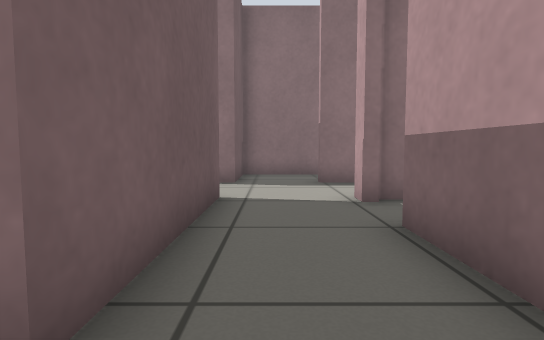
[1] (above)

21 first-person views from a walk through a world built for the Gazebo simulator. The camera is 0.5 m above the floor, tilts 4° down and sees 80° across. The floor is counted in squares, 0.5 m on a side. Each view is taken from the middle of a square. On the plan, view 1 faces up. The plan holds only what a view shows up to about 12 squares ahead; the rest is blank.

[2]
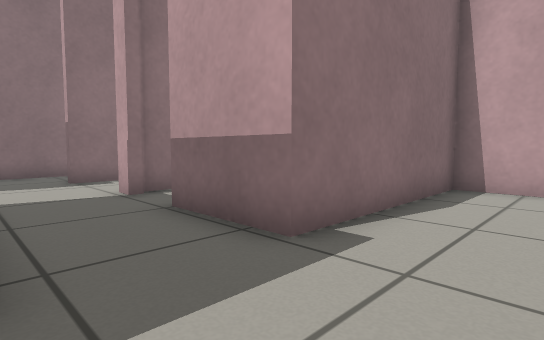

[3]
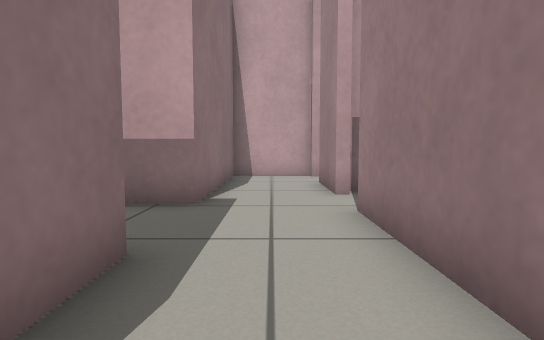

[4]
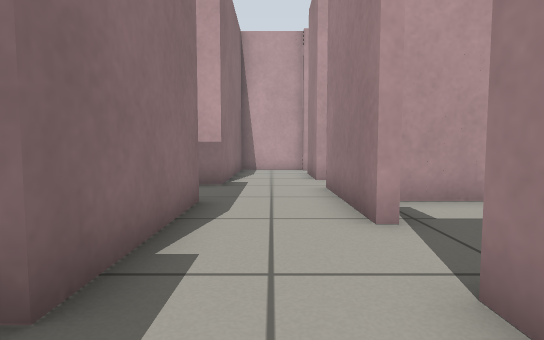

[5]
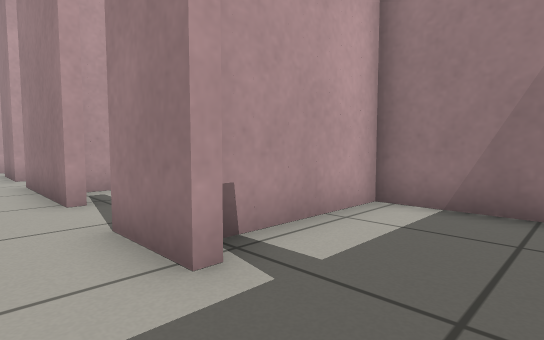

[6]
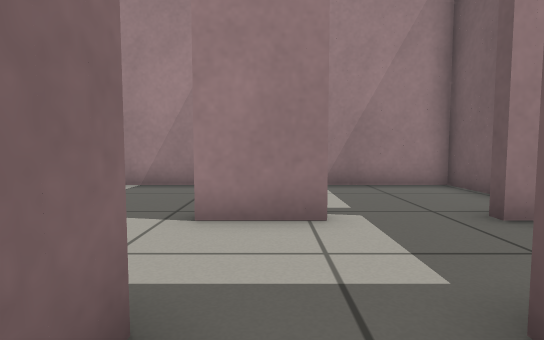

[7]
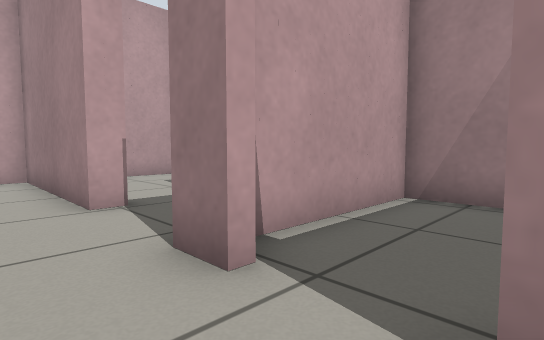

[8]
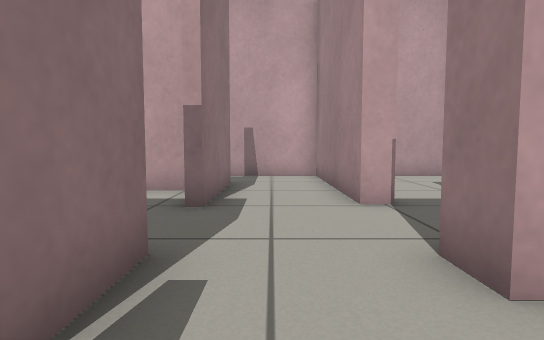

[9]
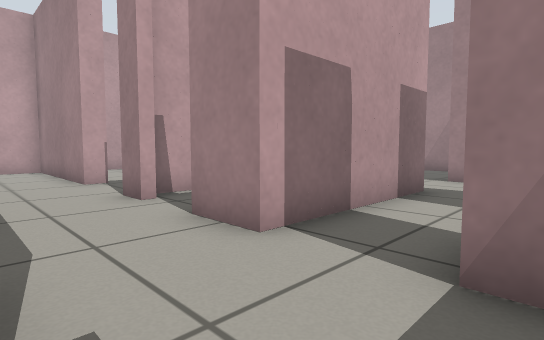

[10]
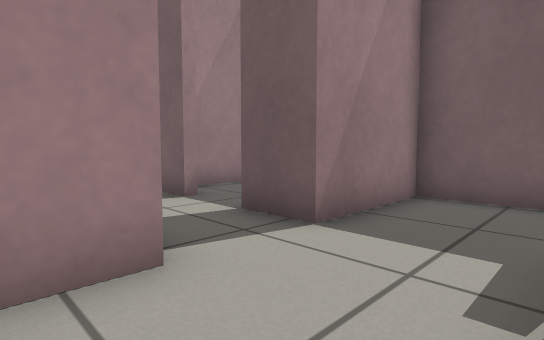

[11]
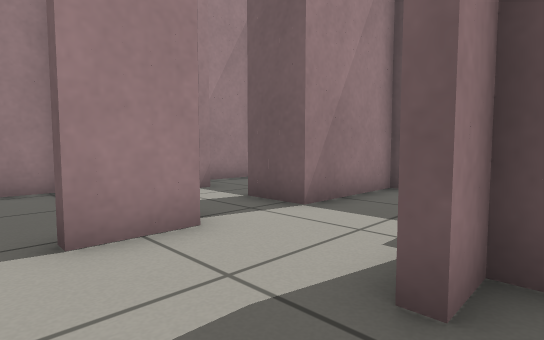

[12]
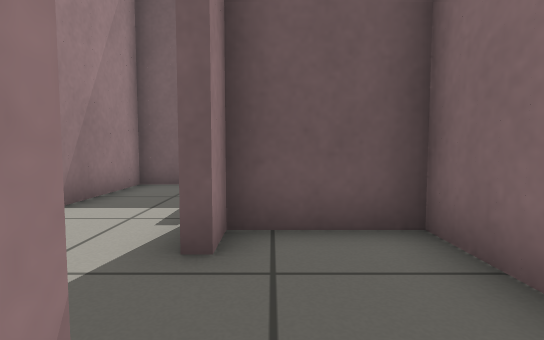

[13]
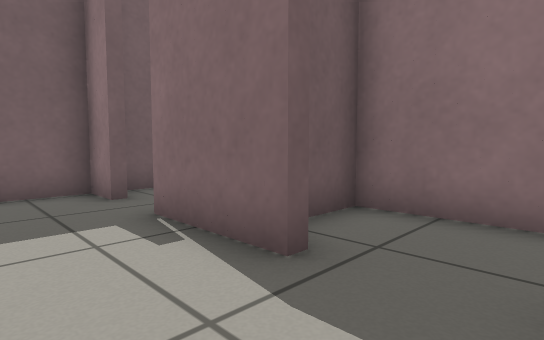

[14]
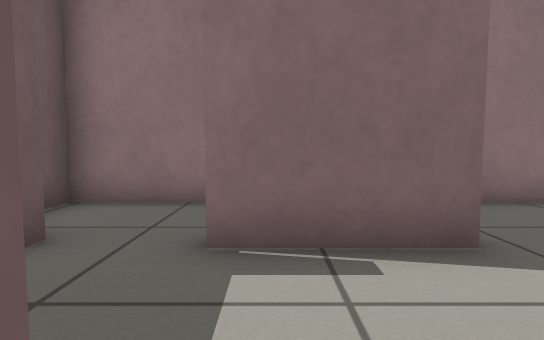

[15]
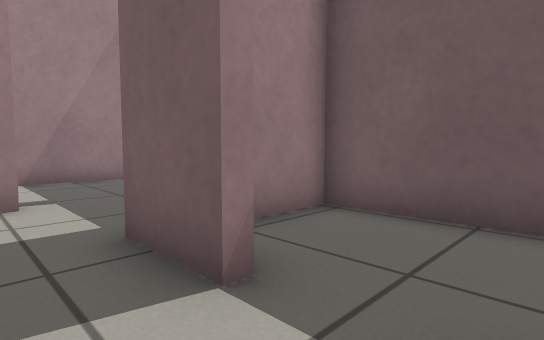

[16]
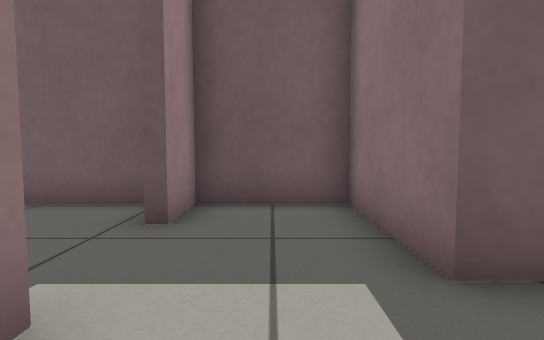

[17]
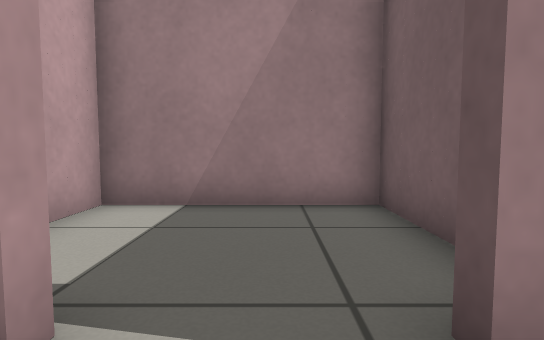

[18]
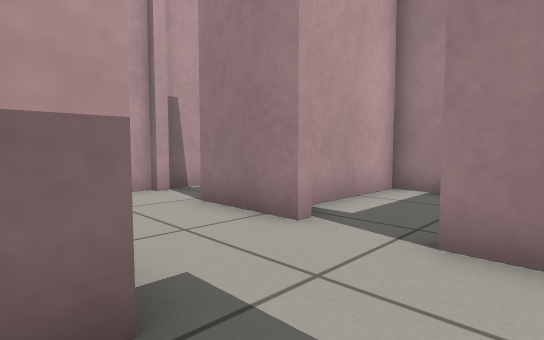

[19]
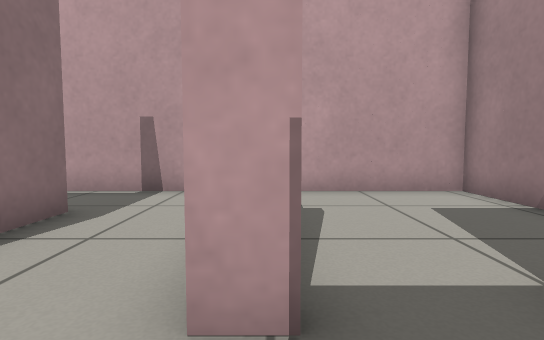

[20]
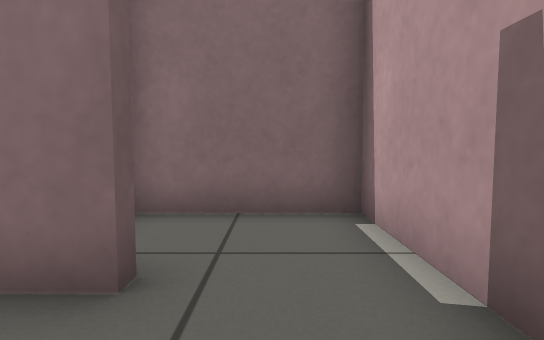

[21]
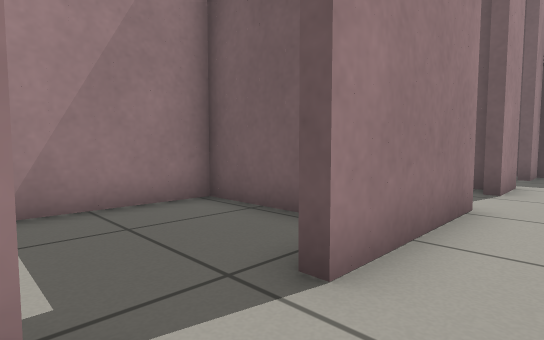

### Floor plan
Points are (right, up) in squares from view 1. A wall is a line through its corners. A room is listed if a view was taken in it or the views show most of it. See-through windows are left out.
Room 1 (views 1, 2, 18, 19, 21)
walls: (2.8, -1.8) (2.8, -1.4) (5.2, -1.4); (7, -1.8) (7, -1.2); (7.4, -1.4) (7.4, 1.3) (1.7, 1.3) (1.7, 4.1); (7.4, -2.8) (7.4, -1.8); (1.7, 5.8) (1.7, 6.5); (-2.9, -1.4) (1, -1.4) (1, -1.8); (2.9, 6.1) (2, 6.1); (-1, 6.5) (-1, 1.3) (-2.4, 1.3)
ways out: opening at (-1.5, -0.5) to room 2; opening at (0.5, 6) to room 7; opening at (2, 5) to room 8; opening at (2, -2) to room 10
Room 2 (views 3, 17)
walls: (-2.4, 1.3) (-5.3, 1.3)
ways out: opening at (-1.5, -0.5) to room 1; opening at (-5, -0.5) to room 3; opening at (-3.5, -2) to room 9
Room 3 (views 4, 5, 6, 14, 15, 16)
walls: (-6.8, -1.8) (-6.8, -1.4) (-5, -1.4); (-10.7, -1.8) (-10.7, -5.5) (-6.2, -5.5) (-6.2, -2); (-5.3, 1.3) (-5.3, 6.5); (-7.8, 3.2) (-7.4, 3.2) (-7.4, 1.3) (-10.7, 1.3) (-10.7, -1.4) (-9.2, -1.4) (-9.2, -1.8); (-7.4, 6.5) (-7.4, 4.9)
ways out: opening at (-5, -0.5) to room 2; opening at (-6.5, 5.5) to room 5; opening at (-7, 4) to room 11
Room 4 (views 7, 8, 10, 13)
walls: (-2, 6.5) (-1, 6.5); (-5.3, 6.5) (-3.8, 6.5); (-1, 9.1) (-2.8, 9.1); (-4.8, 1.7) (-1.4, 1.7) (-1.4, 5.9)
ways out: opening at (-5, 7.5) to room 5; opening at (-3.5, 9) to room 6; opening at (-1, 7.5) to room 7
Room 5 (view 9)
walls: (-9.4, 9.1) (-10.7, 9.1) (-10.7, 6.5) (-7.4, 6.5); (-4.9, 9.1) (-7.8, 9.1)
ways out: opening at (-6.5, 5.5) to room 3; opening at (-5, 7.5) to room 4; opening at (-8.5, 9) to room 13
Room 6 (views 11, 12)
walls: (-2, 11.9) (-5.9, 11.9) (-5.9, 9.5) (-4.9, 9.5)
ways out: opening at (-3.5, 9) to room 4
Room 7 (view 20)
walls: (5, 9.1) (1.2, 9.1); (1.7, 6.5) (7.4, 6.5) (7.4, 11.9) (3.9, 11.9)
ways out: opening at (0.5, 6) to room 1; opening at (-1, 7.5) to room 4; opening at (0.5, 9) to room 12
Room 8 (no view inside)
walls: (5.1, 1.7) (7.4, 1.7) (7.4, 5.4)
ways out: opening at (2, 5) to room 1
Room 9 (no view inside)
walls: (-2.9, -1.8) (-2.9, -1.4); (-5, -1.4) (-5, -1.8); (-5.9, -1.8) (-5.9, -5.5) (-1.1, -5.5) (-1.1, -2.1)
ways out: opening at (-3.5, -2) to room 2
Room 10 (no view inside)
walls: (-0.8, -3.1) (-0.8, -5.5) (3.4, -5.5) (3.4, -1.8)
ways out: opening at (2, -2) to room 1
Room 11 (no view inside)
walls: (-10.7, 4.6) (-10.7, 1.7) (-8.5, 1.7)
ways out: opening at (-7, 4) to room 3
Room 12 (no view inside)
walls: (2, 11.9) (-1, 11.9) (-1, 9.1); (3.4, 10) (3.4, 11)
ways out: opening at (0.5, 9) to room 7
Room 13 (no view inside)
walls: (-8.1, 11.9) (-10.7, 11.9) (-10.7, 9.9)
ways out: opening at (-8.5, 9) to room 5

Positions as (right, up) in squares from view 1, and headings:
1: (0, 0), facing up
2: (-1, -1), facing up-right
3: (-4, 0), facing right
4: (-7, 0), facing right
5: (-9, 0), facing down-right
6: (-6, 3), facing down
7: (-4, 8), facing down-right
8: (-4, 8), facing right
9: (-8, 9), facing down-right
10: (-4, 9), facing down-left
11: (-3, 10), facing down-left
12: (-2, 10), facing left
13: (-3, 7), facing up-left
14: (-7, 6), facing up
15: (-6, 5), facing down-left
16: (-5, 0), facing left
17: (-4, 0), facing down
18: (0, 2), facing down-right
19: (0, 6), facing right
20: (6, 7), facing up
21: (3, 0), facing down-left
